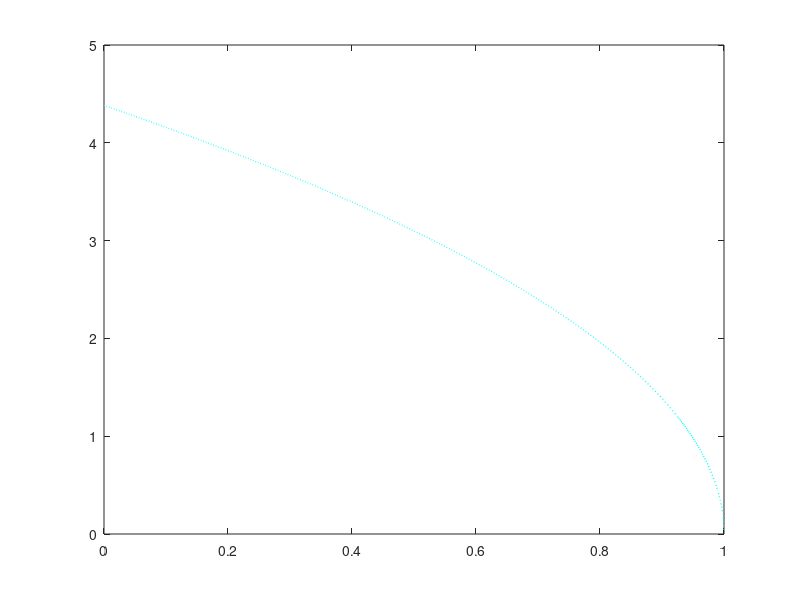

Here is the MATLAB script that generated this plot: (Note: this script raises an error after producing the figure.)
% Bifurcation Diagram: R0 vs Vaccine Efficacy (ε)
% AVULUNDIAH PHIRI| 25 JUNE 2025
clear; clc;
% --- Model Parameters (From Table 2) ---
beta_hm = 1.0;       % Human-to-mosquito transmission rate
beta_mh = 0.195;     % Mosquito-to-human transmission rate
mu = 0.000042;       % Human natural mortality rate
mu_m = 0.04;         % Mosquito natural mortality rate
omega = 0.5;         % Vaccination rate
gamma = 0.006;       % Human recovery rate
sigma = 0.009;       % Progression rate (exposed to infectious in humans)
sigma_m = 0.00098;   % Progression rate (exposed to infectious in mosquitoes)

% --- Define Efficacy Range (ε = 0 to 1) ---
epsilon = linspace(0, 1, 1000);  % 0% to 100% efficacy

% --- Compute R0 Components ---
Term1 = (beta_hm * beta_mh * mu) / ((omega + mu) * (gamma + mu) * mu_m);
Term2 = 1 + ((1 - epsilon) * omega) / mu;
Term3 = sigma / (sigma + mu);
Term4 = sigma_m / (sigma_m + mu_m);

% --- Calculate R0 ---
R0 = sqrt(Term1 * Term2 .* Term3 * Term4);

% --- Find Critical Efficacy (ε where R0 = 1) ---
critical_epsilon = interp1(R0, epsilon, 1);

% --- Plot Results ---
figure;
plot(epsilon, R0, 'c:', 'LineWidth', 1, 'DisplayName', 'R_0 values');
hold on;
yline(1, 'r--', 'LineWidth', 1.5, 'DisplayName', 'R_0 = 1 Threshold');
xline(critical_epsilon, 'k--', 'LineWidth', 1.5, 'DisplayName', sprintf('Critical ε = %.2f', critical_epsilon));
%fill([critical_epsilon, critical_epsilon, 1, 1], [0, 1, 1, 0], 'g', 'FaceAlpha', 0.1, 'EdgeColor', 'none', 'DisplayName', 'Elimination Zone');

H1=area(epsilon, R0);
%set(H1(1),'FaceColor',[0.5,1,1])
set(H1(1),'FaceColor',[0,1,1], 'DisplayName','Elimination Zone');
hold off;

% --- Format Plot ---
xlabel('Vaccine Efficacy (ε)');
ylabel('Basic Reproduction Number (R_0)');
title('Bifurcation Diagram: R_0 vs. Vaccine Efficacy');
legend('Location', 'best');
grid on;
set(gca, 'FontSize', 12);
xlim([.948 1])
% --- Display Critical ε ---
fprintf('Critical vaccine efficacy for R0 < 1: ε = %.2f\n', critical_epsilon);